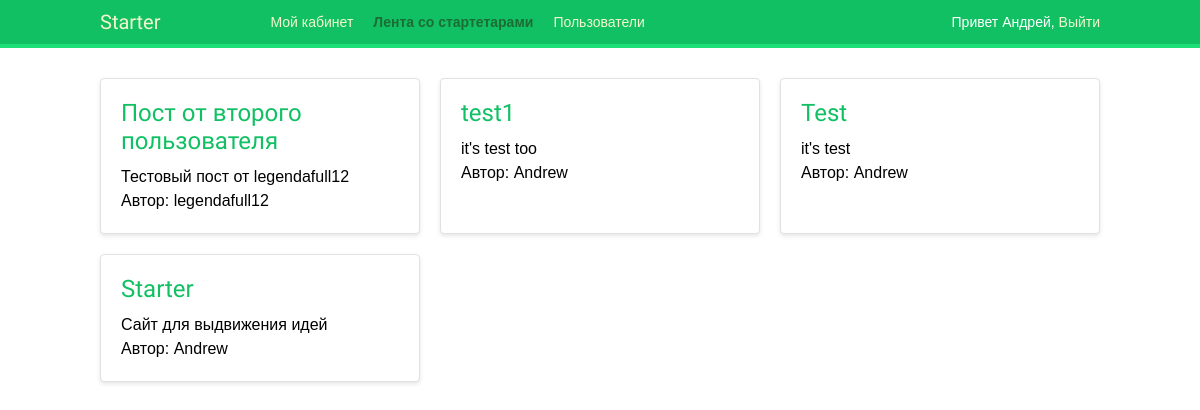
/account/ (signed in), run on the app's committed database.
### webprog/models.py (models this page shows, shortened)
class Post(models.Model):
    title = models.CharField(max_length=250)
    slug = models.SlugField(max_length=250,
                            unique_for_date='created')
    author = models.ForeignKey(User,
                               on_delete=models.CASCADE,
                               related_name='blog_posts')
    topic = models.CharField(max_length=30)
    body = models.TextField()
    created = models.DateTimeField(auto_now_add=True)
    updated = models.DateTimeField(auto_now=True)
    class Meta:
        ordering = ['-created']
        indexes = [
            models.Index(fields=['-created'])
        ]
    def get_absolute_url(self):
        return reverse('webprog:post',
                       args=[self.created.year,
                             self.created.month,
                             self.created.day,
                             self.slug])

### webprog/views.py (the view)
# urls.py: path('', webprog.views.post_list, name='dashboard'),
def post_list(request):
    posts = Post.objects.all()
    return render(request, 'webprog/post/list.html', {'section':'list','posts': posts})

### webprog/templates/webprog/post/list.html (shortened to what this page needs)
{% extends "webprog/base.html" %}
{% block content %}
<div class="posts-container">
    {% for post in posts %}
    <article class="post">
        <a href="{{post.get_absolute_url}}">
            <h2>{{ post.title }}</h2></a>
        <p>{{ post.topic|urlize }}</p>
        <p>Автор: {{ post.author }}</p>
    </article>
    {% empty %}
    <p>Нет доступных постов.</p>
    {% endfor %}
</div>
{% endblock %}

### webprog/templates/webprog/base.html (shortened to what this page needs)
{% load static %}
<!DOCTYPE html>
<html>
<head>
<link href="{% static 'css/base_ITsite.css' %}" rel="stylesheet">
</head>
<body>
 <div id="header">
 <span class="logo">Starter</span>
 <ul class="menu">
  {% if request.user.is_authenticated %}
 <li {% if section == "dashboard" %}class="selected"{% endif %}>
 <a href="{% url 'webprog:dashboard' %}">Мой кабинет</a>
 </li>
  {%endif%}
 <li {% if section == "list" %}class="selected"{% endif %}>
 <a href="{% url 'webprog:post_list' %}">Лента со стартетарами</a>
 </li>
  {% if request.user.is_authenticated %}
 <li {% if section == "people" %}class="selected"{% endif %}>
 <a href="#">Пользователи</a>
 </li>
  {%endif%}
 </ul>
 <span class="user">
 {% if request.user.is_authenticated %}
 Привет {{ request.user.first_name|default:request.user.username }},
 <a href="{% url 'logout' %}">Выйти</a>
 {% else %}
 <a href="{% url 'login' %}">Войти</a>
 {% endif %}
 </span>
 </div>
 <div id="content">
 {% block content %}
 {% endblock %}
 </div>
</body>

### webprog/static/css/base_ITsite.css (style rules this page uses)
body { margin: 0; padding: 0; font-family: helvetica, sans-serif; }
p { line-height: 1.8; }
a { color: #12c064; text-decoration: none; }
h1, h2, h3, h4, h5, h6 { font-family: 'Muli', sans-serif; font-weight: normal; }
h2 { margin: 30px 0 20px; }
#header { padding: 10px 100px; font-size: 14px; background: #12c064; color: #fff; border-bottom: 4px solid #1cdf78; overflow: auto; }
#header .logo { font-family: 'Muli', sans-serif; float: left; color: #f3f7cc; font-size: 20px; margin-right: 10%; }
#header ul.menu { list-style: none; float: left; margin: 0; padding: 0; }
#header ul.menu li { float: left; padding: 4px 10px; }
#header ul.menu li.selected a, #header ul.menu li.selected a:hover { color: #1b6d32; font-weight: bold; }
#header a { color: #f3f7cc; }
#header .user { float: right; padding-top: 4px; }
#content { padding: 30px 100px; }
.posts-container { display: grid; grid-template-columns: repeat(auto-fit, minmax(300px, 1fr)); gap: 20px; }
.post { background-color: #fff; border: 1px solid #e1e1e1; border-radius: 4px; box-shadow: 0 2px 4px rgba(0, 0, 0, 0.1); padding: 20px; }
.post h2 { font-size: 1.5rem; margin: 0 0 10px; }
.post p { font-size: 1rem; margin: 0; line-height: 1.5; }
.post a { text-decoration: none; transition: color 0.3s ease; }

### data on the page
Post: title "Пост от второго пользователя", topic "Тестовый пост от legendafull12", author "legendafull12"
Post: title "test1", topic "it's test too", author "Andrew"
Post: title "Test", topic "it's test", author "Andrew"
Post: title "Starter", topic "Сайт для выдвижения идей", author "Andrew"

### other printed values
{{ request.user.first_name|default:request.user.username }} "Андрей"
